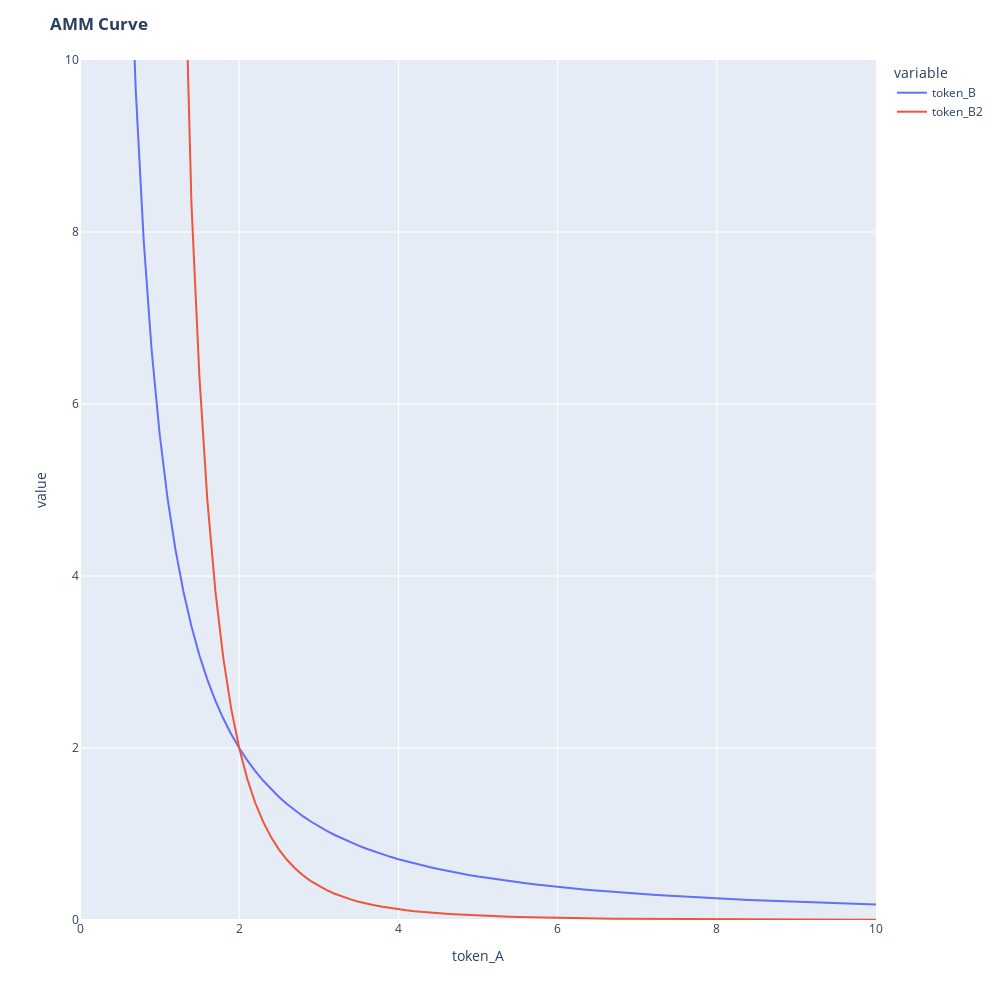

The notebook cell saved with this chart:
### Code cell
#plot curves with all 
List = List[['token_A', 'token_B']]
List2 = List2[['token_B2']]

df = pd.concat([List, List2], axis=1, ignore_index=False)
fig = px.line(df, x="token_A", y=["token_B", 'token_B2'])
fig.update_xaxes(range=[0, 10])
fig.update_yaxes(range=[0, 10])
fig.update_layout(height=1000, width=1000, title_text='<b>AMM Curve</b>')

fig.show()
